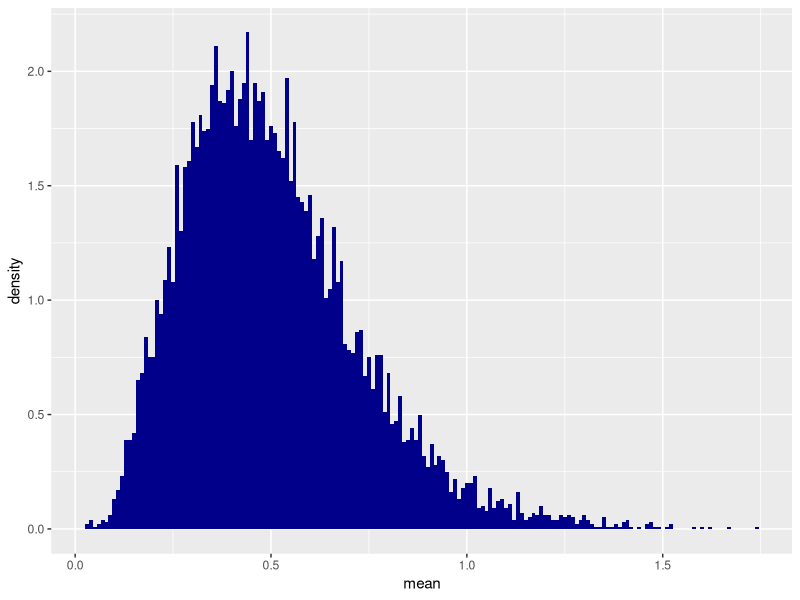
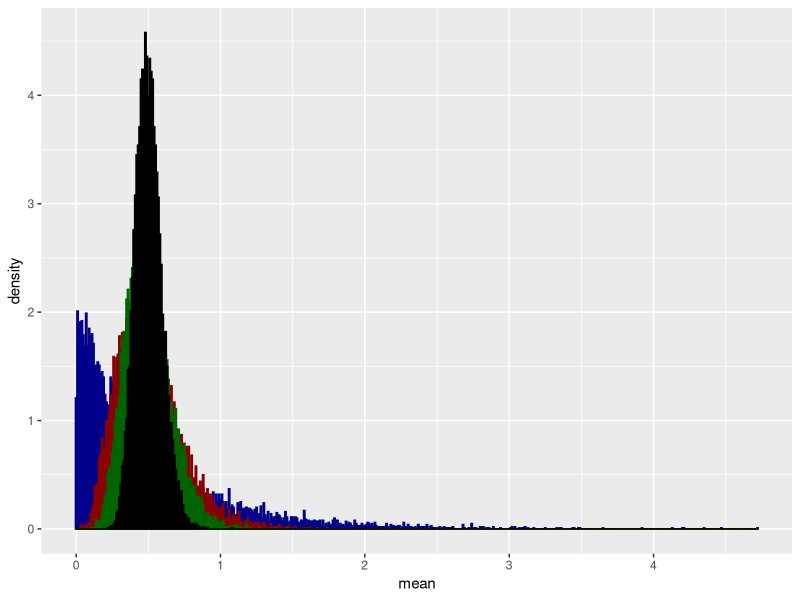

Write the R code that produced these figures, in order.
# Misc calcs for final exam 

# Preliminaries
rm(list = ls())
library(tidyverse)

nCk <- function(n,k) {
  factorial(n)/(factorial(k)*factorial(n-k))
}

# Calc prob Q1, part 5 (world cup ties)
prob <- 0
for (i in 1:4) {
  j <- i-1
  prob <- prob + (nCk(3,j)*((0.7)^j)*((0.3)^(3-j)))^2
}
print(prob)

# Prob. that team 1 will win, part 6
prob_3_2 <- (nCk(3,1)*(0.7)*(0.3^2))*(nCk(3,0)*(0.3^3))
prob_4_2 <- (nCk(3,2)*((0.7)^2)*0.3)*(nCk(3,0)*(0.3^3))
prob_4_3 <- (nCk(3,2)*((0.7)^2)*0.3)*(nCk(3,1)*0.7*(0.3^2))
prob_5_2 <- (nCk(3,3)*((0.7)^3))*(nCk(3,0)*(0.3^3))
prob_5_3 <- (nCk(3,3)*((0.7)^3))*(nCk(3,1)*0.7*(0.3^2))
prob_5_4 <- (nCk(3,3)*((0.7)^3))*(nCk(3,2)*((0.7)^2)*0.3)

prob_1_win <- prob_3_2 + prob_4_2 + prob_4_3 + prob_5_2 + prob_5_3 + prob_5_4
print(prob_1_win)

# Q3: score for 90 percentile
qnorm(0.9, mean = 70, sd = 20)

# Q4: CLT simulation
df5 <- data.frame()
nsims <- 10000
for (i in 1:nsims) {
  df5 <- rbind(df5, rexp(5, rate = 2))
}

df5$mean <- rowMeans(df5, na.rm = TRUE, dims = 1) # Add means column

# Plot a histogram of means
ggplot(data = df5, aes(mean)) +
  geom_histogram(aes(mean, ..density..), binwidth = 0.01, fill = "darkblue")

# Repeat this process with n = 1, 10, and 30.Compare these.
df1 <- data.frame()
nsims <- 10000
for (i in 1:nsims) {
  df1 <- rbind(df1, rexp(1, rate = 2))
}

df1$mean <- rowMeans(df1, na.rm = TRUE, dims = 1)

# n = 10
df10 <- data.frame()
nsims <- 10000
for (i in 1:nsims) {
  df10 <- rbind(df10, rexp(10, rate = 2))
}

df10$mean <- rowMeans(df10, na.rm = TRUE, dims = 1)

# n = 30
df30 <- data.frame()
nsims <- 10000
for (i in 1:nsims) {
  df30 <- rbind(df30, rexp(30, rate = 2))
}

df30$mean <- rowMeans(df30, na.rm = TRUE, dims = 1)

# Plot all of these in the same graph
ggplot(data = df5, aes(mean)) +
  geom_histogram(data = df1, aes(mean, ..density..), binwidth = 0.01, color = "darkblue") +
  geom_histogram(data = df5, aes(mean, ..density..), binwidth = 0.01, color = "darkred") +
  geom_histogram(data = df10, aes(mean, ..density..), binwidth = 0.01, color = "darkgreen") +
  geom_histogram(data = df30, aes(mean, ..density..), binwidth = 0.01, color = "black")

# Compare sample means
mean_1 <- mean(df1$mean)
mean_5 <- mean(df5$mean)
mean_10 <- mean(df10$mean)
mean_30 <- mean(df30$mean)

# Compare standard deviations
sd_1 <- sd(df1$mean)
sd_5 <- sd(df5$mean)
sd_10 <- sd(df10$mean)
sd_30 <- sd(df30$mean)